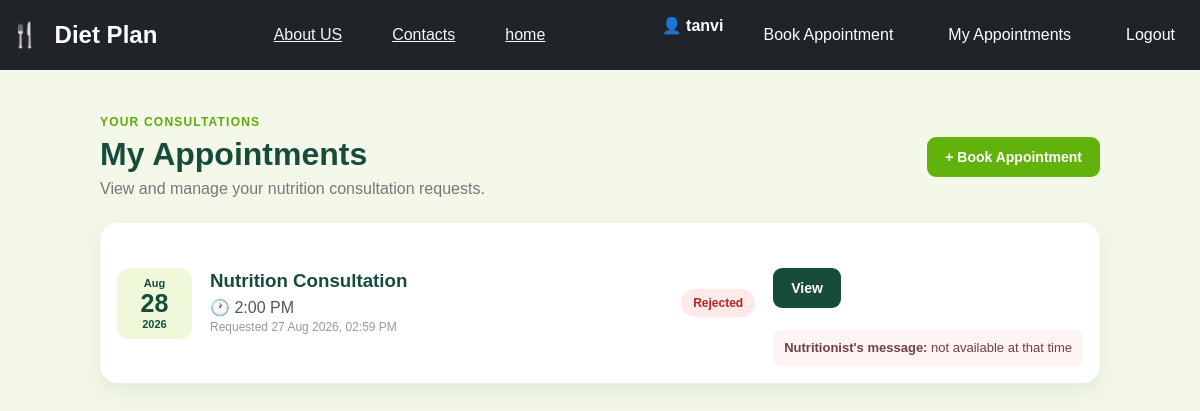
Screenshot of /appointments/my/ (signed in) with the database file from the repository.
### appointments/models.py (models this page shows, shortened)
class Appointment(models.Model):
    STATUS_CHOICES = [
        ('Pending', 'Pending'),
        ('Confirmed', 'Confirmed'),
        ('Completed', 'Completed'),
        ('Cancelled', 'Cancelled'),
        ('Rejected', 'Rejected'),
    ]
    TIME_CHOICES = [
        ('10:00', '10:00 AM'),
        ('11:00', '11:00 AM'),
        ('12:00', '12:00 PM'),
        ('14:00', '2:00 PM'),
        ('15:00', '3:00 PM'),
        ('16:00', '4:00 PM'),
    ]
    user = models.ForeignKey(
        settings.AUTH_USER_MODEL,
        on_delete=models.CASCADE,
        related_name='appointments'
    )
    appointment_date = models.DateField()
    appointment_time = models.CharField(max_length=5, choices=TIME_CHOICES)
    reason = models.TextField(blank=True)
    status = models.CharField(
        max_length=20,
        choices=STATUS_CHOICES,
        default='Pending'
    )
    rejection_message = models.TextField(blank=True, null=True)
    created_at = models.DateTimeField(auto_now_add=True)
    updated_at = models.DateTimeField(auto_now=True)
    class Meta:
        ordering = ['appointment_date', 'appointment_time']
        constraints = [
            models.UniqueConstraint(
                fields=['appointment_date', 'appointment_time'],
                condition=models.Q(status__in=['Pending', 'Confirmed']),
                name='unique_active_appointment_slot'
            )
        ]

### appointments/views.py (the view)
# urls.py: path('my/', views.my_appointments, name='my_appointments'),
@login_required
def my_appointments(request):
    appointments = Appointment.objects.filter(user=request.user)
    return render(request, 'appointments/my_appointments.html', {'appointments': appointments})

### appointments/templates/appointments/my_appointments.html (shortened to what this page needs)
{% extends 'accounts/base.html' %}
{% load static %}
{% block extra_css %}
<link rel="stylesheet" href="{% static 'appointments/appointment.css' %}">
{% endblock %}
{% block content %}
<div class="appointments-list-page">
    <div class="list-heading">
        <div>
            <p class="eyebrow">YOUR CONSULTATIONS</p>
            <h1>My Appointments</h1>
            <p>View and manage your nutrition consultation requests.</p>
        </div>
        <a href="{% url 'appointments:book' %}" class="primary-btn">+ Book Appointment</a>
    </div>
    {% if appointments %}
        <div class="appointment-list">
            {% for appointment in appointments %}
                <div class="appointment-item">
                    <div class="date-box">
                        <span>{{ appointment.appointment_date|date:'M' }}</span>
                        <strong>{{ appointment.appointment_date|date:'d' }}</strong>
                        <small>{{ appointment.appointment_date|date:'Y' }}</small>
                    </div>
                    <div class="appointment-summary">
                        <h3>Nutrition Consultation</h3>
                        <p>🕐 {{ appointment.get_appointment_time_display }}</p>
                        <p class="appointment-created">Requested {{ appointment.created_at|date:'d M Y, h:i A' }}</p>
                    </div>
                    <div class="appointment-status status-{{ appointment.status|lower }}">
                        {{ appointment.status }}
                    </div>
                    <div class="appointment-actions">
                        <a href="{% url 'appointments:detail' appointment.pk %}" class="view-btn">View</a>
                        {% if appointment.status == 'Rejected' and appointment.rejection_message %}
                            <div class="rejection-note">
                                <strong>Nutritionist's message:</strong> {{ appointment.rejection_message }}
                            </div>
                        {% endif %}
                    </div>
                </div>
            {% endfor %}
        </div>
    {% endif %}
</div>
{% endblock %}

### accounts/templates/accounts/base.html (shortened to what this page needs)
{% load static %}
<!DOCTYPE html>
<html lang="en">
<head>
    {% load static %}
   <link rel="stylesheet" href="{% static 'accounts/style.css' %}">
    {% block extra_css %}
    {% endblock %}
</head>
<body>
    <nav class="navbar">
        <div class="nav-container">
            <a class="navbar-brand"
               href="{% url 'accounts:home' %}">
                <span class="brand-icon">🍴</span>
                Diet Plan
            </a>
            <div class="sub">
                    <a href="{% url 'accounts:about' %}" class="an">About US</a>
                    <a href="{% url 'accounts:contact' %}" class="an">Contacts</a>
                    <a href="{% url 'accounts:home' %} " class="an">home</a>
                </div>
            <div class="nav-links">
                {% if user.is_authenticated %}
                    <span class="nav-user">
                        👤 {{ user.username }}
                    </span>
                    <a href="{% url 'appointments:book' %}"
                       class="nav-link">
                        Book Appointment
                    </a>
                    <a href="{% url 'appointments:my_appointments' %}"
                       class="nav-link">
                        My Appointments
                    </a>
                    <a href="{% url 'accounts:logout' %}"
                       class="nav-link">
                        Logout
                    </a>
                {% endif %}
            </div>
        </div>
    </nav>
    <main>
        {% block content %}
        {% endblock %}
    </main>
</body>
</html>

### accounts/static/accounts/style.css (style rules this page uses)
body { margin: 0; font-family: Arial, sans-serif; background-color: #eff8d9; }
* { box-sizing: border-box; }
body { margin: 0; padding: 0; font-family: Arial, Helvetica, sans-serif; background-color: #f4f8e8; color: #222; }
.navbar { width: 100%; height: 70px; background-color: #202428; display: flex; align-items: center; }
.nav-container { width: 100%; display: flex; align-items: center; padding: 0 10px; box-sizing: border-box; }
.navbar-brand { color: white; text-decoration: none; font-size: 24px; font-weight: bold; }
.brand-icon { margin-right: 8px; }
.nav-links { margin-left: auto; display: flex; gap: 25px; }
.nav-link { color: white; text-decoration: none; font-size: 16px; padding: 10px 15px; border-radius: 6px; transition: 0.3s; display: flex; align-items: center; gap: 20px; margin-left: auto; }
.sub { flex: 1; display: flex; justify-content: center; gap: 50px; }
.an { color: aliceblue; }
.nav-user { color: white; font-size: 16px; font-weight: bold; }
main { width: 100%; min-height: calc(100vh - 70px); }

### appointments/static/appointments/appointment.css (style rules this page uses)
.appointment-page, .appointments-list-page { width: min(1000px, 92%); margin: 45px auto; }
.appointment-card h1, .list-heading h1 { color: #174c3c; margin: 0 0 7px; }
.appointment-card p, .list-heading p { color: #777; margin: 0; }
.appointment-actions { display: flex; justify-content: flex-end; gap: 12px; margin-top: 28px; }
.primary-btn, .secondary-btn, .view-btn, .cancel-btn { display: inline-block; border: none; border-radius: 9px; padding: 12px 18px; font-weight: 700; text-decoration: none; cursor: pointer; font-size: 14px; }
.primary-btn { background: #61b30b; color: white; }
.appointments-list-page { max-width: 1050px; }
.list-heading { display: flex; justify-content: space-between; align-items: center; gap: 20px; margin-bottom: 25px; }
.eyebrow { color: #61a90a !important; font-weight: 800; font-size: 12px; letter-spacing: 1.2px; margin-bottom: 7px !important; }
.appointment-list { display: grid; gap: 14px; }
.appointment-item { background: white; border-radius: 18px; padding: 17px; display: grid; grid-template-columns: 75px 1fr auto auto; gap: 18px; align-items: center; box-shadow: 0 8px 25px rgba(23, 76, 60, 0.08); }
.date-box { background: #eff8d9; border-radius: 13px; text-align: center; padding: 9px 5px; color: #174c3c; }
.date-box span, .date-box small { display: block; font-size: 11px; font-weight: 700; }
.date-box strong { display: block; font-size: 25px; }
.appointment-summary h3 { margin: 0 0 6px; color: #174c3c; }
.appointment-summary p { margin: 3px 0; color: #555; }
.appointment-created { font-size: 12px; color: #999 !important; }
.appointment-status { padding: 7px 12px; border-radius: 30px; font-size: 12px; font-weight: 800; white-space: nowrap; }
.status-cancelled, .status-rejected { background: #ffe9e9; color: #b3261e; }
.view-btn { background: #174c3c; color: white; }
.rejection-note { margin-top: 10px; padding: 9px 11px; background: #fff4f4; color: #704040; border-radius: 8px; font-size: 13px; line-height: 1.4; max-width: 360px; }
.appointment-actions { display: flex; flex-direction: column; align-items: flex-start; }

### rows the page displays
Appointment: appointment_date "Aug", appointment_date "28", appointment_date "2026", appointment_time "2:00 PM", created_at "27 Aug 2026, 02:59 PM", status "Rejected", rejection_message "not available at that time"

### other values shown
{{ user.username }} "tanvi"
